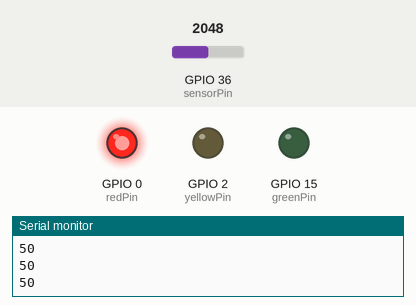
This sketch was run on a simulated ESP32. Parts: output pins drawn as LEDs (lit = HIGH), the last lines printed to the serial monitor. The inputs (shaded band) are chosen by the test bench; at power-on: GPIO 36 (sensorPin) = 2048 (analog values on the 0–4095 scale).

Above: at 1.2 s.
1.3 s: GPIO 36 (sensorPin) set to 2387
2.8 s: GPIO 36 (sensorPin) set to 2510
At 3.1 s:
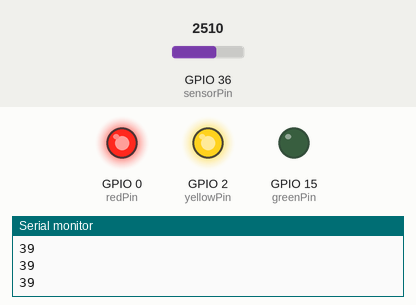
4.3 s: GPIO 36 (sensorPin) set to 3240
5.8 s: GPIO 36 (sensorPin) set to 3336
At 6.7 s:
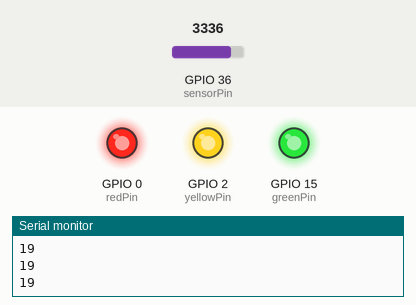
7.3 s: GPIO 36 (sensorPin) set to 1228
At 8.0 s:
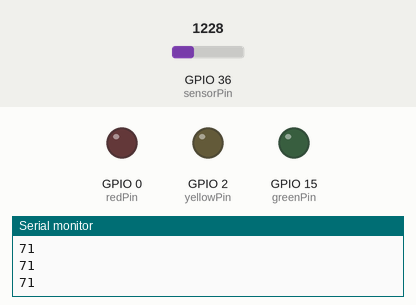
8.8 s: GPIO 36 (sensorPin) set to 1583
10.3 s: GPIO 36 (sensorPin) set to 1705
At 11.7 s:
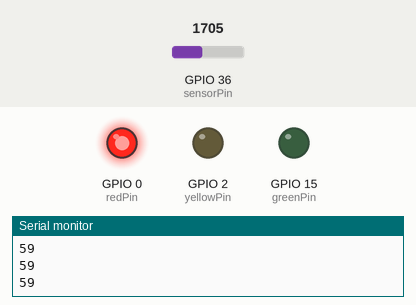
Timing chart, 0 to 12.8 s (numbered marks = the images above; inputs shaded):
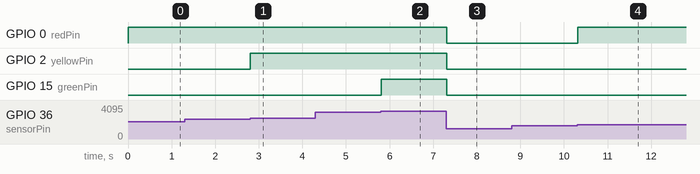

The sketch:

05_night_3_LED.ino
```cpp
const int sensorPin = 36;   // 光敏感測器 AO 腳
const int redPin    = 0;    // 紅燈
const int yellowPin = 2;    // 黃燈
const int greenPin  = 15;   // 綠燈

void setup() {
  Serial.begin(115200);
  analogReadResolution(12); // 確保解析度是 0–4095
  pinMode(redPin, OUTPUT);
  pinMode(yellowPin, OUTPUT);
  pinMode(greenPin, OUTPUT);
}

void loop() {
  int rawValue = analogRead(sensorPin);
  int mappedValue = map(rawValue, 0, 4095, 100, 0); // 轉換成 0–100，亮度越高數字越大

  // 只印出數字
  Serial.println(mappedValue);

  // 控制燈號
  if (mappedValue <= 20) {
    digitalWrite(redPin, HIGH);
    digitalWrite(yellowPin, HIGH);
    digitalWrite(greenPin, HIGH);
  } else if (mappedValue <= 40) {
    digitalWrite(redPin, HIGH);
    digitalWrite(yellowPin, HIGH);
    digitalWrite(greenPin, LOW);
  } else if (mappedValue <= 60) {
    digitalWrite(redPin, HIGH);
    digitalWrite(yellowPin, LOW);
    digitalWrite(greenPin, LOW);
  } else {
    digitalWrite(redPin, LOW);
    digitalWrite(yellowPin, LOW);
    digitalWrite(greenPin, LOW);
  }

  delay(100); // 每 0.1 秒更新一次
}
```

Measured:
- the behaviour switches between 2456 and 2457 on GPIO 36 (sensorPin) (found by bisection; images 0 and 1)
- the behaviour switches between 3275 and 3276 on GPIO 36 (sensorPin) (found by bisection; images 1 and 2)
- the behaviour switches between 1637 and 1638 on GPIO 36 (sensorPin) (found by bisection; images 3 and 4)
- after the input at 2.8 s, GPIO 2 (yellowPin): LOW → HIGH at once
- after the input at 5.8 s, GPIO 15 (greenPin): LOW → HIGH at once
- after the input at 7.3 s, GPIO 0 (redPin), GPIO 2 (yellowPin), GPIO 15 (greenPin): HIGH → LOW at once
- after the input at 10.3 s, GPIO 0 (redPin): LOW → HIGH at once
